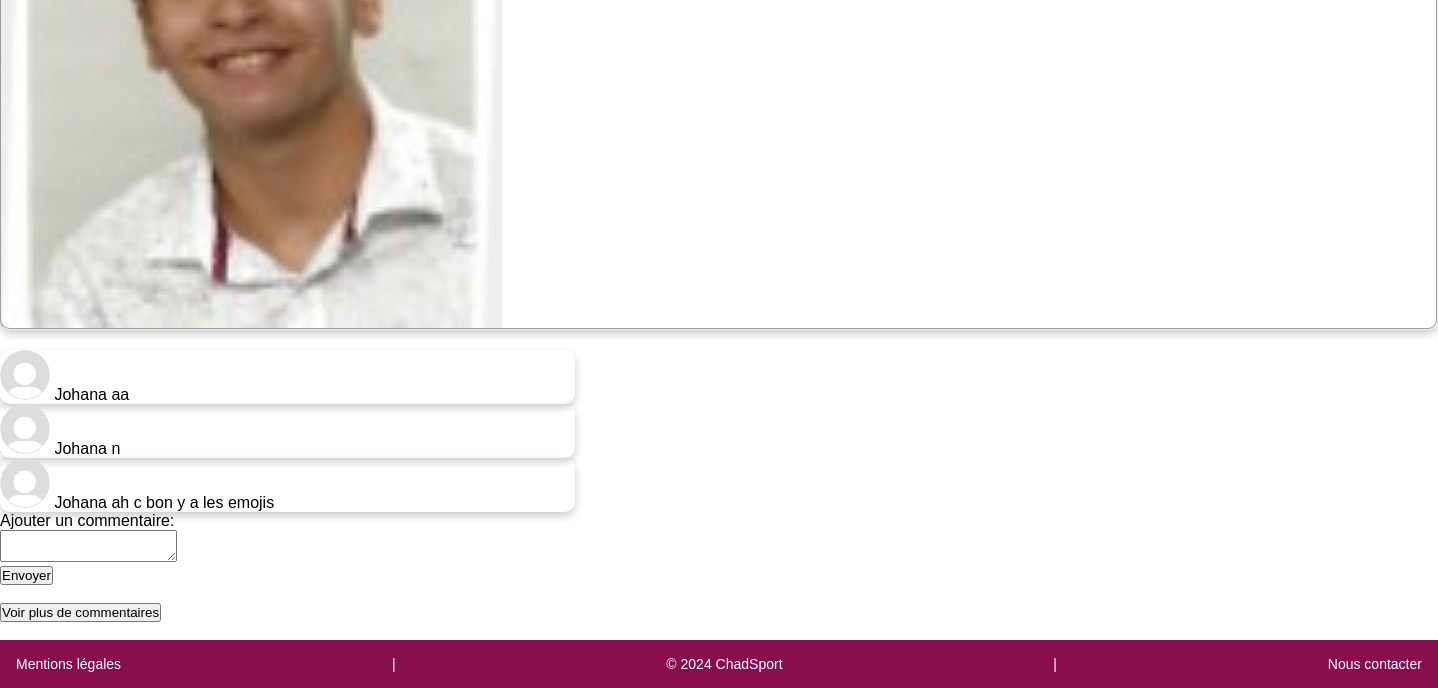
Before: / (lower part) with the older database file.
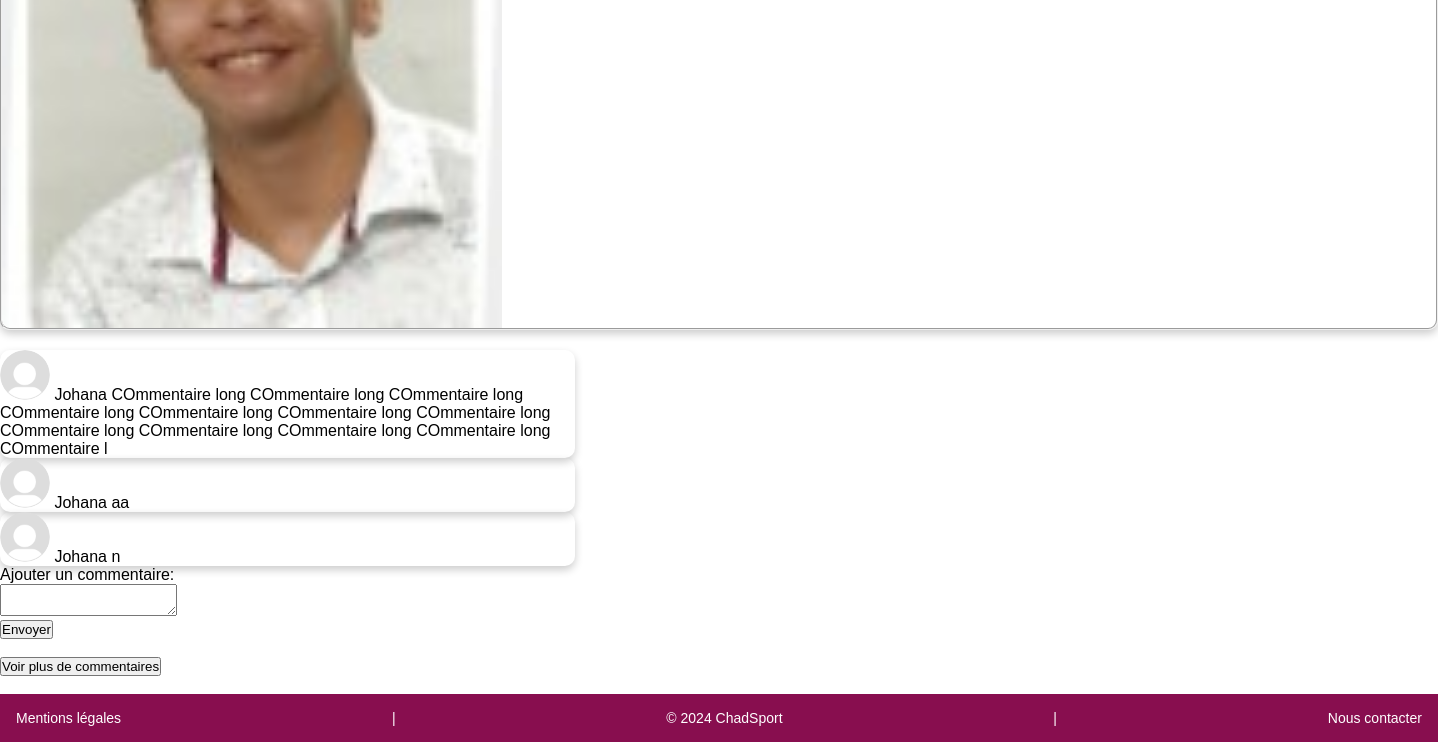
After: the same page with the newer database file.
### tables this page shows
CREATE TABLE `post` (
  `Id_Post` int(11) NOT NULL,
  `contenu` varchar(4000) DEFAULT NULL,
  `image_post` varchar(50) DEFAULT NULL,
  `date_post` datetime DEFAULT NULL,
  `Id_Membre` int(11) NOT NULL
);

CREATE TABLE `commentaire` (
  `Id_Commentaire` int(11) NOT NULL,
  `date_commentaire` datetime DEFAULT NULL,
  `contenu_commentaire` varchar(200) DEFAULT NULL,
  `Id_Post` int(11) NOT NULL,
  `Id_Membre` int(11) NOT NULL
);

CREATE TABLE `membre` (
  `Id_Membre` int(11) NOT NULL,
  `email` varchar(50) NOT NULL,
  `mot_de_passe` varchar(50) NOT NULL,
  `pseudo` varchar(50) DEFAULT NULL,
  `administrateur` tinyint(1) DEFAULT NULL,
  `image_profil` varchar(10) DEFAULT NULL,
  `banniere_profil` varchar(50) DEFAULT NULL,
  `banni` tinyint(1) DEFAULT NULL
);

### include/fonctions.php (called while the page is built)
<?php function getPseudoById($userId, $mysqlClient) {
    $sqlQuery = "SELECT pseudo FROM Membre WHERE Id_Membre = :userId";
    $query = $mysqlClient->prepare($sqlQuery);
    $query->bindParam(':userId', $userId);
    $query->execute();
    $result = $query->fetch(PDO::FETCH_ASSOC);
    return $result['pseudo'];
}?>

### afficher_post.php (the view, shortened to what this page needs)
<?php
require_once(__DIR__ . '/include/fonctions.php');
require_once(__DIR__ . '/include/db_config.php');
$sqlQuery = "SELECT * FROM post
            WHERE date_post IS NOT NULL
            ORDER BY date_post DESC
            LIMIT 10";
$query = $mysqlClient->prepare($sqlQuery);
$query->execute();
$posts = $query->fetchALL(PDO::FETCH_ASSOC);
?>
<?php foreach ($posts as $post) { ?>
    <fieldset class="post">
        <?php   echo getPseudoById($post['Id_Membre'], $mysqlClient);
                $base_url = (isset($_SERVER['HTTPS']) && $_SERVER['HTTPS'] === 'on' ? "https" : "http") . "://$_SERVER[HTTP_HOST]";
                $path = pathinfo($_SERVER['REQUEST_URI'], PATHINFO_DIRNAME);
                $url = $base_url . $path . "/post.php?post=" . $post['Id_Post'];
                ?>
        <img class="post-picture" src="<?php echo 'images/posts/'.$post['Id_Post'].'.'.$post['image_post'];?>" alt="image du post"/>
    <p class="post-text">
    </fieldset>
    <?php
    $sqlQuery = "SELECT *  FROM commentaire WHERE Id_Post = :id_post
                    ORDER BY date_commentaire DESC LIMIT 3";
    $commentQuery = $mysqlClient->prepare($sqlQuery);
    $commentQuery->bindParam(':id_post', $post['Id_Post']);
    $commentQuery->execute();
    $comments = $commentQuery->fetchAll(PDO::FETCH_ASSOC);
    foreach ($comments as $comment) { ?>
        <div class="comment">
                  <?php
                  $sqlQuery = "SELECT image_profil FROM membre WHERE Id_Membre = :id_comment";
                  $extensionQuery = $mysqlClient->prepare($sqlQuery);
                  $extensionQuery->bindParam(':id_comment',$comment['Id_Membre']);
                  $extensionQuery->execute();
                  $result = $extensionQuery->fetch(PDO::FETCH_ASSOC);
                     $profilePic = 'images/profiles/'.$comment['Id_Membre'].'.'.$result["image_profil"];
                     $defaultPic = 'images/profiles/defaut.png';
                       if (!file_exists($profilePic)) {
                      $profilePic = $defaultPic;
                               }?>
                     <img class="comment-profile" src="<?php echo $profilePic; ?>" alt="photo de profil d'un commentaire"/>
                      <?php echo getPseudoById($comment['Id_Membre'], $mysqlClient);?>
            <?php echo $comment['contenu_commentaire']; ?>
        </div>
    <?php } ?>
    <form method="POST" enctype="multipart/form-data">
    <label for="content">Ajouter un commentaire:</label><br>
    <textarea id="content" name="content" maxlength="200"></textarea><br>
    <input type="submit" value="Envoyer">
    </form>
    <br>
    <button class="show-more" type="button" onclick="window.location.href='<?php echo $url; ?>'">Voir plus de commentaires</button>
    <br>
    <br>
<?php } ?>

Changed rows visible on the page:
computed for post: loses commentaire (Id_Membre.pseudo "Johana", contenu_commentaire "ah c bon y a les emojis")
added commentaire: Id_Membre.pseudo "Johana", contenu_commentaire "COmmentaire long COmmentaire long COmmentaire long COmmentaire long COmmentaire long COmmentaire long COmmentaire long COmmentaire long COmmentaire long COmmentaire long COmmentaire long COmmentaire l"
